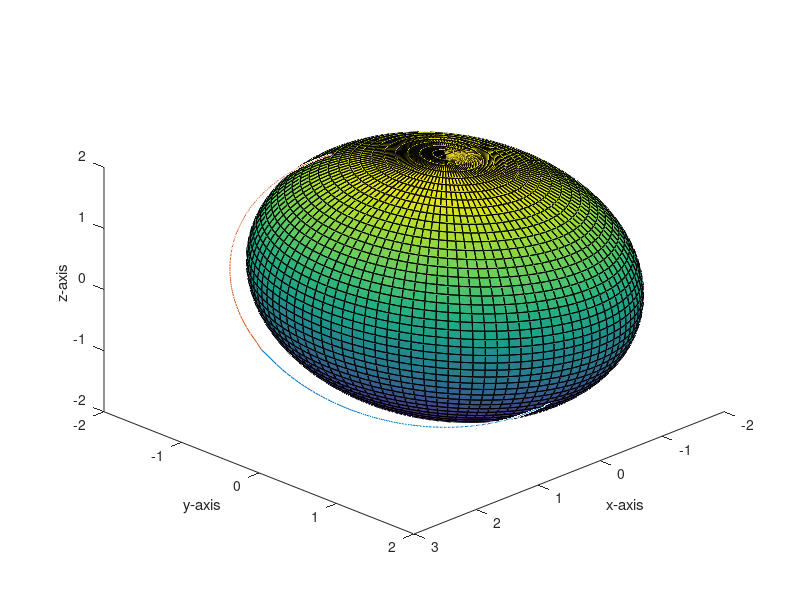

Here is the MATLAB script that generated this plot:
clc ; 
clear ; 
close all ;
% [x,y] = meshgrid(-2:0.5:2,-2:0.5:2);
x= -1.06 : 0.01 : 2.13;
a=10;b=10;c=10;d=-8;
y= (-((2*a*b.*x+2*b*d)./(c^2))+(((2*a*b.*x)./(c^2)).^2 -4*(1+b^2 / c^2).*((1+a^2/c^2).*x.^2+(2*a*d/c^2).*x+d^2/c^2 -4)).^0.5)./(2*(1+b^2/c^2));
z = (-1/c) * (a.*x + b.*y + d);
plot3(x,y,z);
hold on ;
y= (-((2*a*b.*x+2*b*d)./(c^2))-(((2*a*b.*x)./(c^2)).^2 -4*(1+b^2 / c^2).*((1+a^2/c^2).*x.^2+(2*a*d/c^2).*x+d^2/c^2 -4)).^0.5)./(2*(1+b^2/c^2));
z = (-1/c) * (a.*x + b.*y + d);
 plot3(x,y,z);
hold on ;

q=0 : pi/50 : 2*pi;
w = 0 : pi/50 : 2*pi;
[q,w]=meshgrid(q,w);
x= 2*sin(q).*cos(w);
y= 2*sin(q).*sin(w);
z = 2*cos (q);
surf(x,y,z);
xlabel ('x-axis');
ylabel ('y-axis');
zlabel ('z-axis');
hold on ;
view([5,5,5])

% n=0 : pi/50 : 2*pi;
% m = 0 : pi/50 : 2*pi;
% [n,m]=meshgrid(n,m);
% x=5+ 8.426*sin(n).*cos(m);
% y=5+ 8.426*sin(n).*sin(m);
% z =5+ 8.426*cos (n);
% surf(x,y,z);
% xlabel ('x-axis');
% ylabel ('y-axis');
% zlabel ('z-axis');
